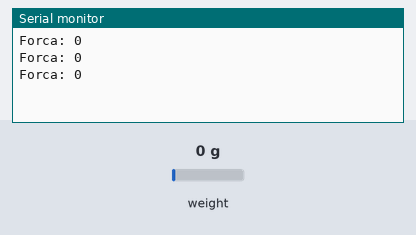
Bench run of a sketch on a simulated Arduino Uno, built with avr-gcc and run on an emulated ATmega328P. Shown: the last lines printed to the serial monitor. The test bench sets the inputs (shaded band); at power-on: weight on the scale 0 g.

Above: at 2.2 s.
2.3 s: weight on the scale set to 100 g
At 2.8 s:
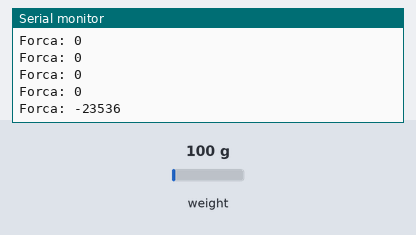
3.8 s: weight on the scale set to 1250 g
At 4.08 s:
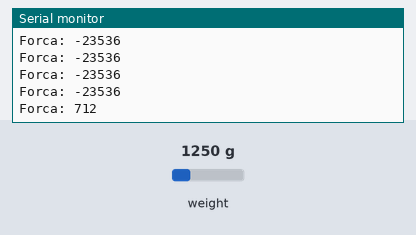
Timing chart, 0 to 6.8 s (numbered marks = the images above; inputs shaded):
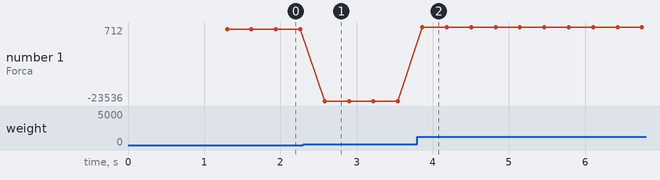

Measured:
- after the input at 2.3 s, the serial monitor: prints a new line after 0.28 s (image 1)
- after the input at 3.8 s, the serial monitor: prints a new line after 0.06 s (image 2)
- plotted number 1: 0 → -23536 after the input at 2.3 s, -23536 → 712 after the input at 3.8 s

The sketch:

handgrip_hx711.ino
```cpp
// Jogo do Balão - handgrip com célula de carga e módulo HX711 (opção B)
// Ligação: HX711 VCC -> 5V, GND -> GND, DT -> D3, SCK -> D2
// Precisa da biblioteca HX711 (de Bogdan Necula), instalada pela Arduino IDE.
// Envia a força em gramas pela serial (USB), a 9600 baud, em linhas "Forca: N".
#include "HX711.h"

const int PINO_DT = 3;
const int PINO_SCK = 2;
// Descubra este valor na calibração: pendure um peso conhecido e ajuste
// até o Monitor Serial mostrar o peso certo em gramas
const float FATOR_CALIBRACAO = 1.0;

HX711 balanca;

void setup() {
  Serial.begin(9600);
  balanca.begin(PINO_DT, PINO_SCK);
  balanca.set_scale(FATOR_CALIBRACAO);
  balanca.tare();  // zera com a mão solta
}

void loop() {
  float gramas = balanca.get_units(3);
  if (gramas < 0) gramas = 0;
  Serial.print("Forca: ");
  Serial.println((int) gramas);
  delay(20);
}
```
